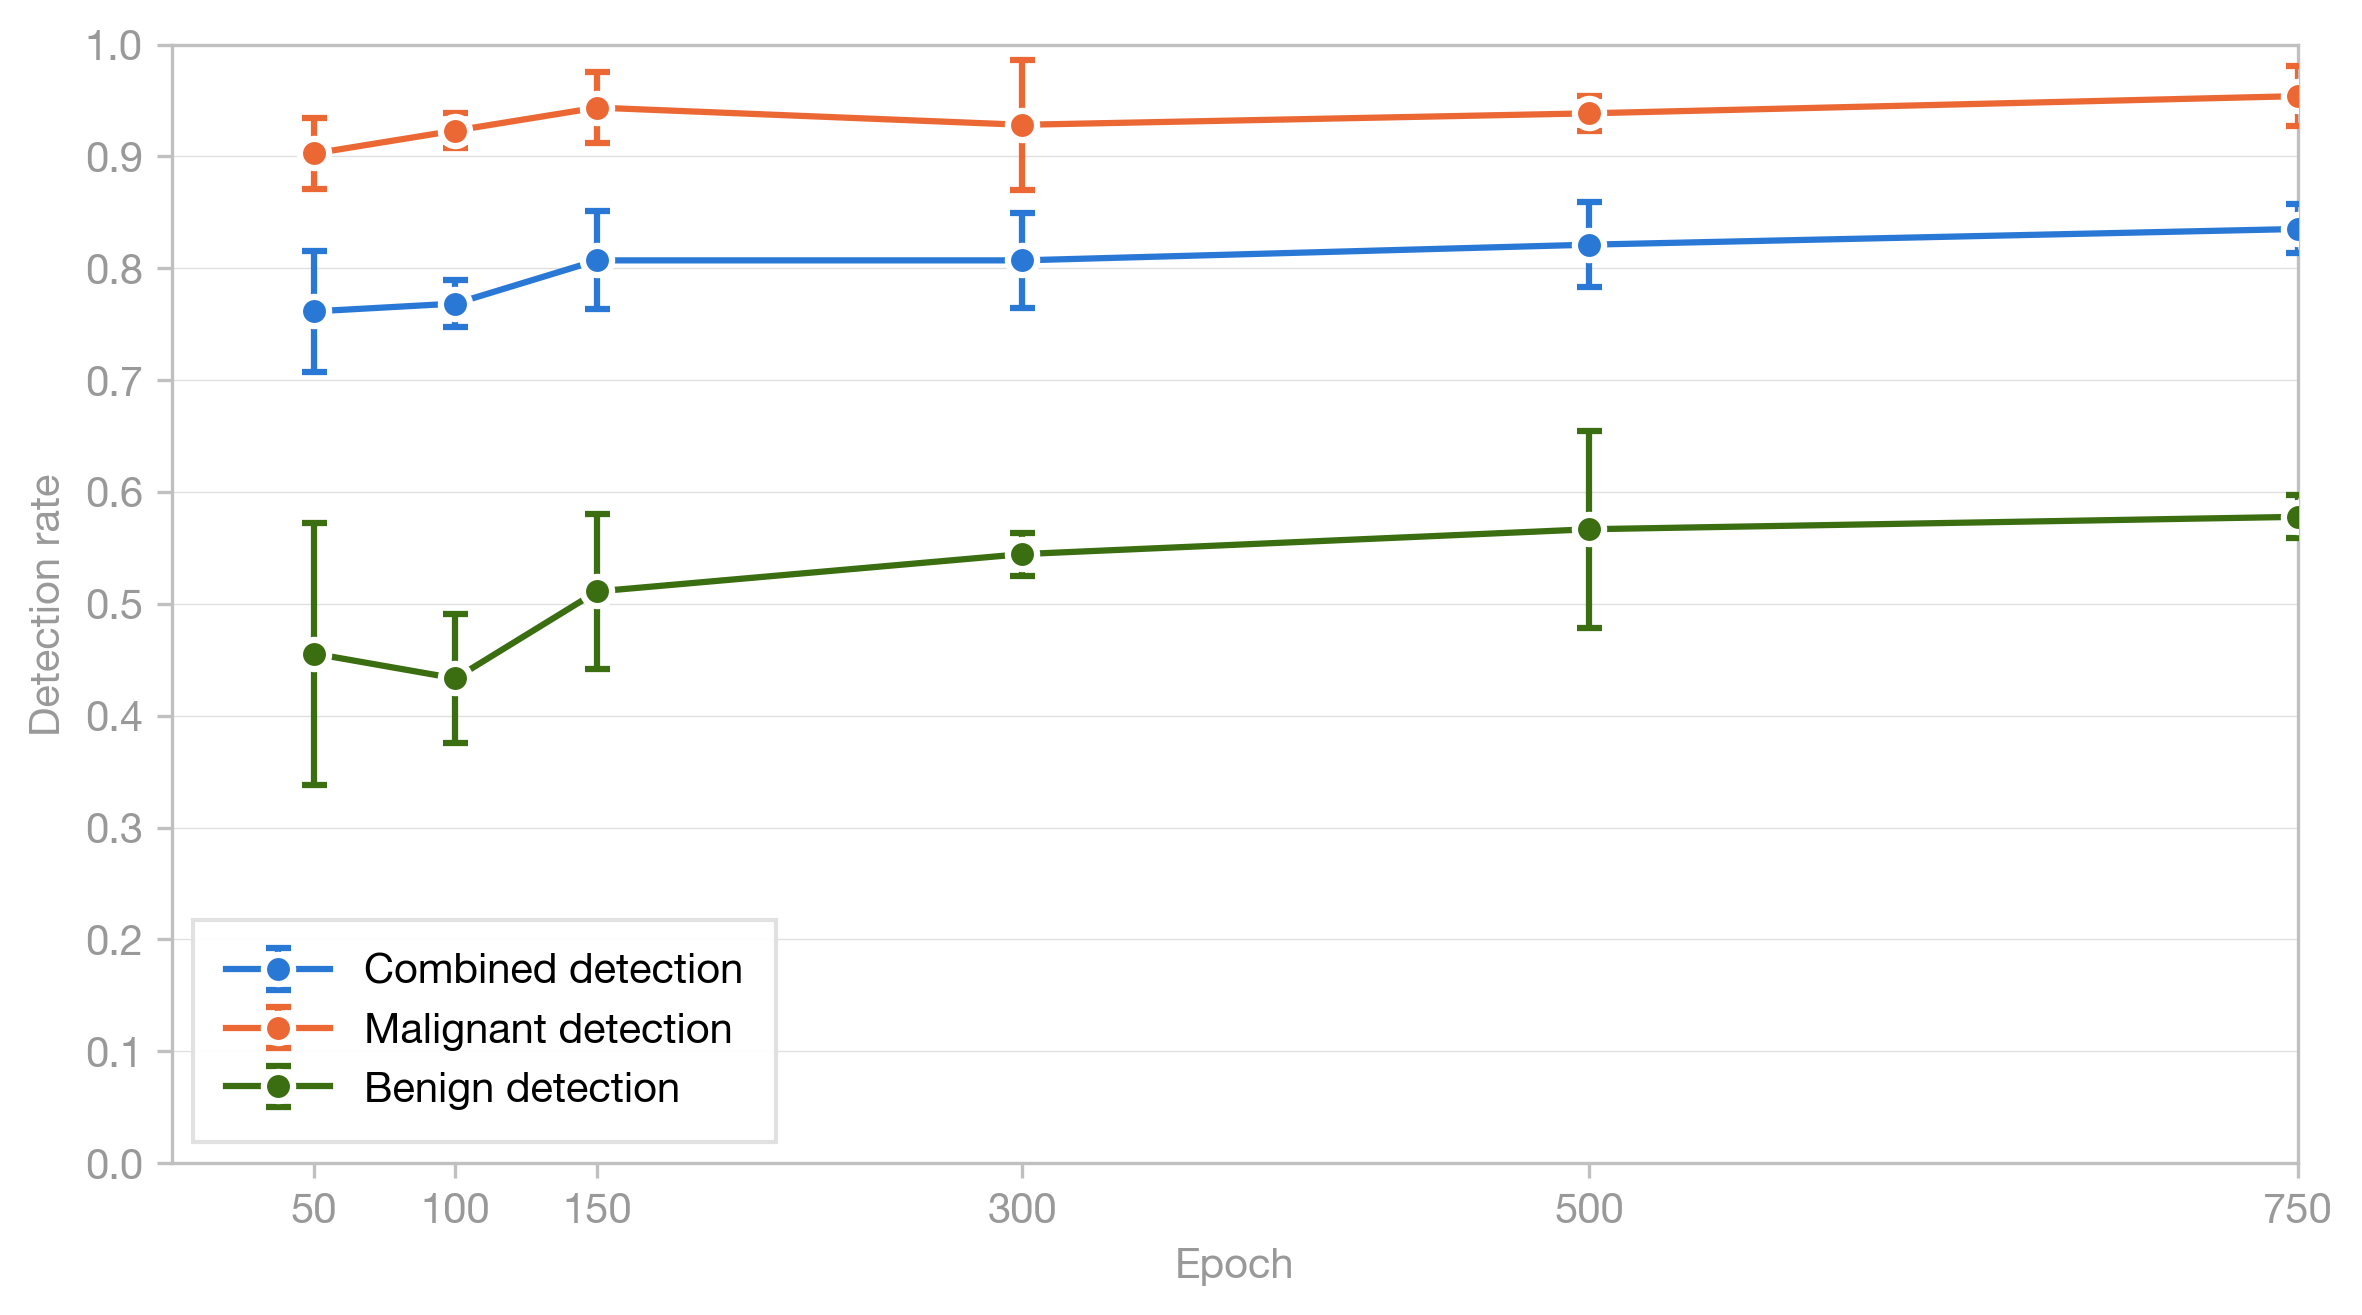

This figure's Python source:
"""Overlap detection quality vs. epoch for the preliminary milestones run
(3 seeds, 625 images each) at IoU > 0.

Evaluates the six milestone checkpoints (50/100/150/300/500/750) on mass
*detection* metrics using overlap-based matching with IoU > 0 (any overlap),
reported for all masses combined and separately for malignant and benign masses,
averaged across the three seeds with standard deviation.

Per mass grouping, reports case-level recall and false-positive rate over Normal
cases. A second table reports the selected (best / best mass) and final
checkpoints.

Reads the canonical predictions dataset (analysis/predictions_dataset) rather
than the raw masks; overlap_detection_iou_00_flag and pathology come from there.

Three seeds (42/43/44), 625 images each; error bars are the across-seed std.

Run from project root:
    python analysis/epoch_convergence/epoch_convergence_by_overlap_detection/epoch_convergence_by_overlap_detection_iou_00.py
"""

import json
import os
import sys

import numpy as np
import matplotlib
matplotlib.use('Agg')
import matplotlib.pyplot as plt
import matplotlib.ticker as ticker
from pathlib import Path

# Script lives at analysis/epoch_convergence/epoch_convergence_by_overlap_detection/.
SCRIPT_DIR = Path(__file__).resolve().parent
PROJECT_ROOT = SCRIPT_DIR.parent.parent.parent

# Make the project root importable so the predictions-dataset loader can be
# used regardless of the current working directory.
sys.path.insert(0, str(PROJECT_ROOT))
from analysis.predictions_dataset.load_predictions_dataset import (
    load_predictions_dataset,
)

NOISE_FLOOR = "0.03% of image area"
EXPERIMENT_NAME = "milestones_pilot"
EVALUATION_SPLIT = "test"

SEEDS = [42, 43, 44]
EPOCHS = [50, 100, 150, 300, 500, 750]

# Snapshot checkpoints (selected / final), by configuration_id suffix.
SNAPSHOTS = [
    ("best", "Best"),
    ("best_mass", "Best mass"),
    ("final", "Final"),
]

# Epoch at which ``best`` / ``best_mass`` were last selected, per seed. Recovered
# from each seed's training log (the epoch of the final EMA-improving update).
BEST_EPOCHS = {
    ("best", 42): 838,
    ("best", 43): 695,
    ("best", 44): 999,
    ("best_mass", 42): 838,
    ("best_mass", 43): 708,
    ("best_mass", 44): 999,
}

plt.rcParams.update({
    'font.family': 'sans-serif',
    'font.sans-serif': ['Helvetica Neue', 'Helvetica', 'Arial', 'sans-serif'],
    'font.size': 10,
    'font.weight': '400',
    'axes.labelsize': 10,
    'axes.labelcolor': '#999999',
    'xtick.labelsize': 10,
    'ytick.labelsize': 10,
    'xtick.color': '#999999',
    'ytick.color': '#999999',
    'legend.fontsize': 10,
    'legend.framealpha': 0.95,
    'legend.edgecolor': '#e0e0e0',
    'grid.linewidth': 0.3,
    'grid.alpha': 0.4,
    'figure.facecolor': 'white',
    'axes.facecolor': 'white',
    'axes.spines.top': True,
    'axes.spines.right': True,
})

OUT_DIR = SCRIPT_DIR

# Metric key -> (legend label, color).
METRICS = {
    "case_recall":      ("Case recall",      "#f5c0aa"),
    "case_fp_rate":     ("Case FP rate",     "#3b6d11"),
}

# Case-level overlap-based detection across all mass-present cases and by
# pathology. Combined is plotted first so the legend follows the table order.
PLOT_SERIES = [
    ("combined",  "case_recall", "Combined detection",  "#2a78d6"),
    ("malignant", "case_recall", "Malignant detection", "#eb6834"),
    ("benign",    "case_recall", "Benign detection",    "#3b6d11"),
]


def evaluate_detection(rows, positive_class):
    """Return (tp, fp, fn, n_normal) at case level for overlap (IoU > 0) detection."""
    tp = fn = 0
    fp = 0
    n_normal = 0

    for row in rows:
        flagged = row.overlap_detection_iou_00_flag
        if positive_class == "combined":
            is_positive = row.pathology in ("malignant", "benign")
        else:
            is_positive = row.pathology == positive_class

        if is_positive:
            if flagged:
                tp += 1
            else:
                fn += 1
        elif row.pathology == "normal":
            n_normal += 1
            if row.normal_false_positive:
                fp += 1

    return tp, fp, fn, n_normal


def evaluate_epoch(rows, positive_class="malignant"):
    """Run overlap (IoU > 0) eval for one checkpoint, return recall and FP rate."""
    ctp, cfp, cfn, n_normal = evaluate_detection(rows, positive_class)

    crec = ctp / (ctp + cfn) if (ctp + cfn) > 0 else float('nan')
    cfp_rate = cfp / n_normal if n_normal > 0 else float('nan')

    return crec, cfp_rate


def summarize_snapshot(rows, positive_class, suffix):
    """Return (per_seed_recall, recall_mean, recall_std, fp_mean, fp_std) for one
    snapshot checkpoint across seeds."""
    recalls = []
    fp_rates = []
    for seed in SEEDS:
        folder = f"predictions_milestones_625images_seed{seed}_{suffix}"
        checkpoint_rows = [r for r in rows if r.configuration_id == folder]
        if not checkpoint_rows:
            print(f"WARNING: no rows for {folder}")
            recalls.append(float('nan'))
            fp_rates.append(float('nan'))
            continue
        rec, fp = evaluate_epoch(checkpoint_rows, positive_class)
        recalls.append(rec)
        fp_rates.append(fp)
    recall_mean = float(np.nanmean(recalls)) if recalls else float('nan')
    recall_std = float(np.nanstd(recalls, ddof=1)) if recalls else float('nan')
    fp_mean = float(np.nanmean(fp_rates)) if fp_rates else float('nan')
    fp_std = float(np.nanstd(fp_rates, ddof=1)) if fp_rates else float('nan')
    return recalls, recall_mean, recall_std, fp_mean, fp_std


def summarize_epochs(rows, positive_class):
    """Return {metric: (means, stds)} across seeds, per epoch."""
    means = {key: [] for key in METRICS}
    stds = {key: [] for key in METRICS}
    for epoch in EPOCHS:
        recalls = []
        fp_rates = []
        for seed in SEEDS:
            folder = f"predictions_milestones_625images_seed{seed}_epoch{epoch}"
            checkpoint_rows = [r for r in rows if r.configuration_id == folder]
            if not checkpoint_rows:
                print(f"WARNING: no rows for {folder}")
                continue
            rec, fp = evaluate_epoch(checkpoint_rows, positive_class)
            recalls.append(rec)
            fp_rates.append(fp)
        means["case_recall"].append(float(np.nanmean(recalls)) if recalls else float('nan'))
        stds["case_recall"].append(float(np.nanstd(recalls, ddof=1)) if recalls else float('nan'))
        means["case_fp_rate"].append(float(np.nanmean(fp_rates)) if fp_rates else float('nan'))
        stds["case_fp_rate"].append(float(np.nanstd(fp_rates, ddof=1)) if fp_rates else float('nan'))
    return means, stds


def metric_payload(means, stds):
    return {
        "Detection": {"mean": means["case_recall"], "std": stds["case_recall"]},
        "False positive rate": {"mean": means["case_fp_rate"], "std": stds["case_fp_rate"]},
    }


def fmt(mean, std):
    return f"{mean:.3f} ± {std:.3f}"


def main():
    definition = "IoU > 0"

    os.makedirs(OUT_DIR, exist_ok=True)

    data = load_predictions_dataset()
    rows = [
        row for row in data.rows
        if row.experiment_name == EXPERIMENT_NAME
        and row.evaluation_split == EVALUATION_SPLIT
    ]
    print(f"Loaded predictions dataset: {data.snapshot_id}, "
          f"{len(rows)} selected rows")

    stats = {
        "combined": summarize_epochs(rows, "combined"),
        "malignant": summarize_epochs(rows, "malignant"),
        "benign": summarize_epochs(rows, "benign"),
    }

    # Snapshot detection per grouping.
    snapshot_stats = {}
    for group in ("combined", "malignant", "benign"):
        entries = []
        for suffix, display in SNAPSHOTS:
            recalls, rec_m, rec_s, fp_m, fp_s = summarize_snapshot(rows, group, suffix)
            entries.append({
                "suffix": suffix,
                "display": display,
                "per_seed_recall": recalls,
                "detection": {"mean": rec_m, "std": rec_s},
                "fp_rate": {"mean": fp_m, "std": fp_s},
            })
        snapshot_stats[group] = entries

    epochs = EPOCHS

    # --- Terminal tables ---
    for title, group in [("All masses", "combined"),
                         ("Malignant", "malignant"),
                         ("Benign", "benign")]:
        means, stds = stats[group]
        print(f"\n{title} — Checkpoint | CRec | CFP")
        print(f"{'':>7}  ------|------|-----")
        for i, ep in enumerate(epochs):
            print(f"{ep:>5} | {fmt(means['case_recall'][i], stds['case_recall'][i])} | "
                  f"{fmt(means['case_fp_rate'][i], stds['case_fp_rate'][i])}")
        print(f"{'':>7}  --- selected/final ---")
        for e in snapshot_stats[group]:
            print(f"{e['display']:<5} | {fmt(e['detection']['mean'], e['detection']['std'])} | "
                  f"{fmt(e['fp_rate']['mean'], e['fp_rate']['std'])}")

    # --- JSON (source of truth) ---
    json_path = OUT_DIR / "epoch_convergence_by_overlap_detection_iou_00.json"
    payload = {
        "title": "Case-level overlap-based detection (IoU>0) by saved milestone epoch",
        "description": ("Three preliminary milestones test runs: seeds 42/43/44, "
                        "625 images each, detection = IoU > 0, "
                        f"noise floor {NOISE_FLOOR}. Values are mean ± std across seeds."),
        "noise_floor": NOISE_FLOOR,
        "detection_definition": definition,
        "dataset_snapshot_id": data.snapshot_id,
        "experiment_name": EXPERIMENT_NAME,
        "evaluation_split": EVALUATION_SPLIT,
        "seeds": SEEDS,
        "images": 625,
        "epochs": epochs,
        "best_epochs": {str(s): BEST_EPOCHS[("best", s)] for s in SEEDS},
        "best_mass_epochs": {str(s): BEST_EPOCHS[("best_mass", s)] for s in SEEDS},
        "combined": metric_payload(stats["combined"][0], stats["combined"][1]),
        "malignant": metric_payload(stats["malignant"][0], stats["malignant"][1]),
        "benign": metric_payload(stats["benign"][0], stats["benign"][1]),
        "snapshots": snapshot_stats,
    }
    with open(json_path, "w") as f:
        json.dump(payload, f, indent=2)
    print(f"\nWrote {json_path}")

    # --- Markdown ---
    md_lines = [
        "# Case-level overlap-based detection (IoU>0) by saved milestone epoch",
        "",
        f"Three preliminary milestones test runs: seeds 42/43/44, 625 images each, "
        f"detection = {definition}, noise floor {NOISE_FLOOR}.",
        "",
        "A mass-present case is detected when overlap_detection_iou_00_flag is True.",
        "",
        "Each table reports case-level false positives computed on normal cases "
        "only. A normal case with any prediction is a false alarm.",
        "",
        "Values are mean ± standard deviation across the three seeds.",
        "",
    ]

    for title, group in [("All masses", "combined"),
                         ("Malignant masses", "malignant"),
                         ("Benign masses", "benign")]:
        means, stds = stats[group]
        md_lines.append(f"## {title}")
        md_lines.append("")
        md_lines.append("**Predetermined saved checkpoints**")
        md_lines.append("| Checkpoint | Detection | Normal cases FP rate |")
        md_lines.append("|------:|----------:|-------------------:|")
        for i, ep in enumerate(epochs):
            md_lines.append(
                f"| {ep} | {fmt(means['case_recall'][i], stds['case_recall'][i])} | "
                f"{fmt(means['case_fp_rate'][i], stds['case_fp_rate'][i])} |"
            )
        md_lines.append("")
        md_lines.append("**Selected and final checkpoints**")
        md_lines.append("| Checkpoint | Detection | Normal cases FP rate |")
        md_lines.append("|------:|----------:|-------------------:|")
        for e in snapshot_stats[group]:
            label = e["display"] if e["suffix"] in ("best", "best_mass") else f"1000 ({e['display']})"
            md_lines.append(
                f"| {label} | {fmt(e['detection']['mean'], e['detection']['std'])} | "
                f"{fmt(e['fp_rate']['mean'], e['fp_rate']['std'])} |"
            )
        best_s = (f"`Best` epoch was {BEST_EPOCHS[('best', 42)]} for seed 42, "
                  f"{BEST_EPOCHS[('best', 43)]} for seed 43, and {BEST_EPOCHS[('best', 44)]} for seed 44.")
        best_mass_s = (f"`Best mass` epoch was {BEST_EPOCHS[('best_mass', 42)]} for seed 42, "
                       f"{BEST_EPOCHS[('best_mass', 43)]} for seed 43, and {BEST_EPOCHS[('best_mass', 44)]} for seed 44.")
        md_lines.extend(["", best_s, best_mass_s, ""])

    md_path = OUT_DIR / "epoch_convergence_by_overlap_detection_iou_00.md"
    with open(md_path, "w") as f:
        f.write("\n".join(md_lines))
    print(f"Wrote {md_path}")

    # --- Plot ---
    fig, ax = plt.subplots(figsize=(8, 4.5))
    for src, key, label, color in PLOT_SERIES:
        means, stds = stats[src]
        ax.errorbar(epochs, means[key], yerr=stds[key], fmt='-o', color=color,
                    label=label, markersize=7, linewidth=1.5, capsize=3,
                    markeredgecolor='white', markeredgewidth=1.5, zorder=3)

    ax.set_xlabel('Epoch')
    ax.set_ylabel('Detection rate')
    ax.set_xlim(left=0, right=epochs[-1])
    ax.set_xticks(epochs)
    ax.set_ylim(0, 1.0)
    ax.set_yticks(np.arange(0, 1.1, 0.1))
    ax.yaxis.set_major_formatter(ticker.FormatStrFormatter('%.1f'))
    ax.grid(True, axis='y', linewidth=0.3, alpha=0.4)
    ax.grid(False, axis='x')

    for sp in ax.spines.values():
        sp.set_color('#c0c0c0')
    ax.tick_params(axis='both', which='both', color='#c0c0c0',
                   labelcolor='#999999')

    ax.legend(loc='best', frameon=True, fancybox=False, borderpad=0.8,
              handlelength=2.5)

    plt.tight_layout(pad=1.2)

    for ext in ('pdf', 'png'):
        out = OUT_DIR / f'epoch_convergence_by_overlap_detection_iou_00.{ext}'
        fig.savefig(out, dpi=300, bbox_inches='tight',
                    metadata={'CreationDate': None})
        print(f'Wrote {out}')
    plt.close(fig)


if __name__ == "__main__":
    main()
